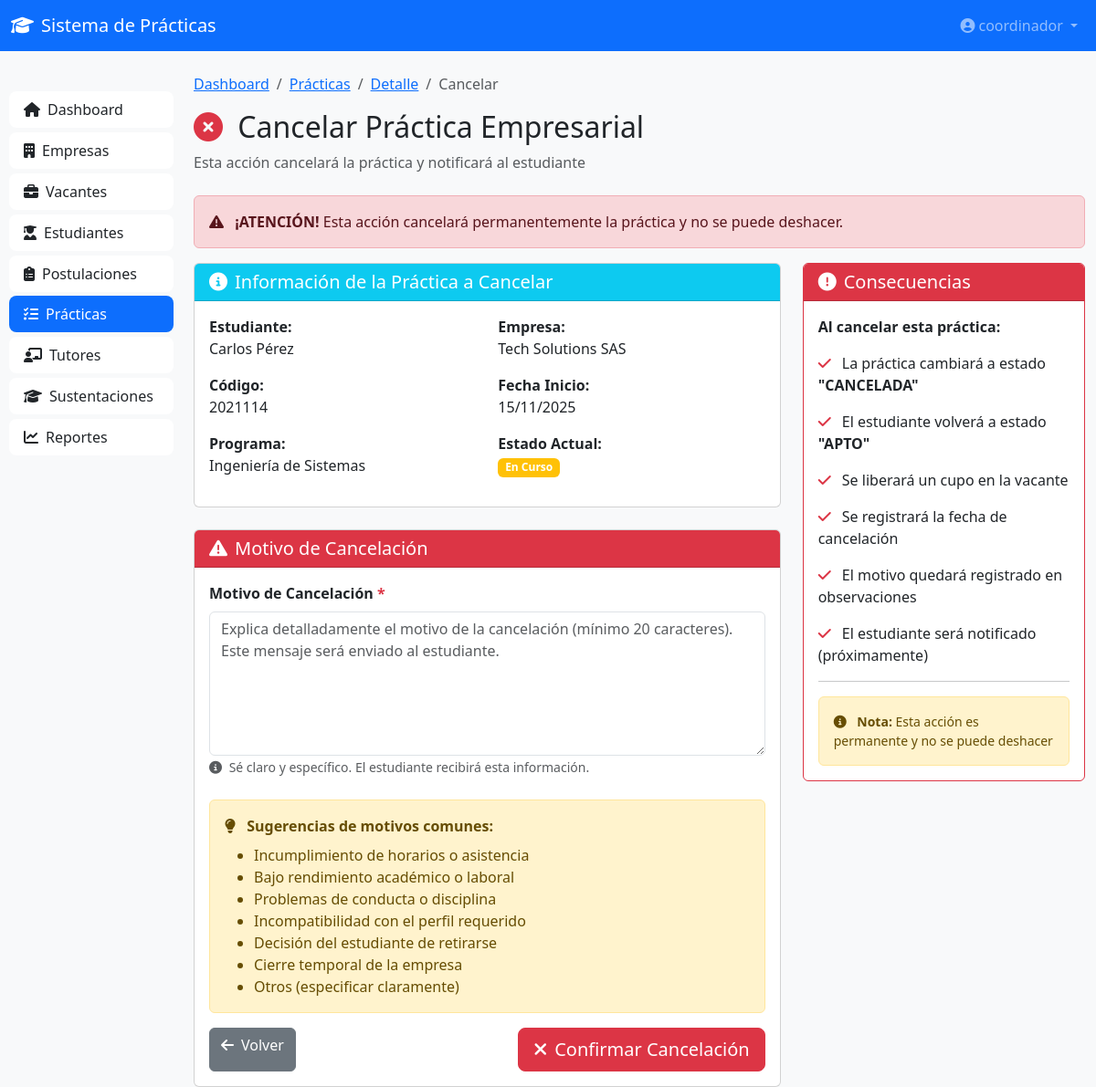
/practicas/7/cancelar/ (signed in), run on the app's committed database.
### coordinacion/models.py (models this page shows, shortened)
class PracticaEmpresarial(models.Model):
    ESTADO_CHOICES = [
        ('EN_CURSO', 'En Curso'),
        ('FINALIZADA', 'Finalizada'),
        ('CANCELADA', 'Cancelada'),
    ]
    estudiante = models.ForeignKey(Estudiante, on_delete=models.CASCADE, related_name='practicas')
    empresa = models.ForeignKey(Empresa, on_delete=models.CASCADE, related_name='practicas')
    vacante = models.ForeignKey(Vacante, on_delete=models.SET_NULL, null=True, related_name='practicas')
    tutor_empresarial = models.ForeignKey(TutorEmpresarial, on_delete=models.SET_NULL, null=True,
                                          related_name='practicas_supervisadas')
    docente_asesor = models.ForeignKey(DocenteAsesor, on_delete=models.SET_NULL, null=True,
                                       related_name='practicas_asesoradas')
    fecha_inicio = models.DateField()
    fecha_fin_estimada = models.DateField()
    fecha_fin_real = models.DateField(blank=True, null=True)
    plan_practica = models.FileField(
        upload_to='practicas/planes/',
        validators=[FileExtensionValidator(['pdf'])],
        blank=True,
        null=True
    )
    plan_aprobado = models.BooleanField(default=False)
    estado = models.CharField(max_length=20, choices=ESTADO_CHOICES, default='INICIADA')
    asignada_por = models.ForeignKey(Coordinador, on_delete=models.CASCADE, related_name='practicas_asignadas')
    fecha_creacion = models.DateTimeField(auto_now_add=True)
    observaciones = models.TextField(blank=True, null=True)
    class Meta:
        verbose_name = 'Práctica Empresarial'
        verbose_name_plural = 'Prácticas Empresariales'
        ordering = ['-fecha_creacion']

class Estudiante(models.Model):
    ESTADO_CHOICES = [
        ('APTO', 'Apto para Práctica'),
        ('EN_PRACTICA', 'En Práctica'),
        ('FINALIZADO', 'Práctica Finalizada'),
        ('NO_APTO', 'No Apto'),
    ]
    user = models.OneToOneField(User, on_delete=models.CASCADE, related_name='estudiante')
    codigo = models.CharField(max_length=20, unique=True)
    nombre_completo = models.CharField(max_length=200)
    email = models.EmailField()
    telefono = models.CharField(max_length=20)
    programa_academico = models.CharField(max_length=200)
    semestre = models.IntegerField()
    hoja_vida = models.FileField(
        upload_to='estudiantes/hojas_vida/',
        validators=[FileExtensionValidator(['pdf'])],
        blank=True,
        null=True
    )
    estado = models.CharField(max_length=20, choices=ESTADO_CHOICES, default='APTO')
    promedio_academico = models.DecimalField(max_digits=3, decimal_places=2, blank=True, null=True)
    fecha_registro = models.DateTimeField(auto_now_add=True)
    class Meta:
        verbose_name = 'Estudiante'
        verbose_name_plural = 'Estudiantes'
        ordering = ['nombre_completo']

class Empresa(models.Model):
    ESTADO_CHOICES = [
        ('PENDIENTE', 'Pendiente de Aprobación'),
        ('APROBADA', 'Aprobada'),
        ('RECHAZADA', 'Rechazada'),
        ('INACTIVA', 'Inactiva'),
    ]
    razon_social = models.CharField(max_length=300)
    nit = models.CharField(max_length=20, unique=True)
    direccion = models.CharField(max_length=300)
    telefono = models.CharField(max_length=20)
    email = models.EmailField()
    ciudad = models.CharField(max_length=100)
    representante_nombre = models.CharField(max_length=200)
    representante_cargo = models.CharField(max_length=100)
    representante_email = models.EmailField()
    representante_telefono = models.CharField(max_length=20)
    camara_comercio = models.FileField(
        upload_to='empresas/documentos/',
        validators=[FileExtensionValidator(['pdf'])],
        blank=True,
        null=True
    )
    rut = models.FileField(
        upload_to='empresas/documentos/',
        validators=[FileExtensionValidator(['pdf'])],
        blank=True,
        null=True
    )
    estado = models.CharField(max_length=20, choices=ESTADO_CHOICES, default='PENDIENTE')
    fecha_registro = models.DateTimeField(auto_now_add=True)
    fecha_aprobacion = models.DateTimeField(blank=True, null=True)
    aprobada_por = models.ForeignKey(
        Coordinador,
        on_delete=models.SET_NULL,
        null=True,
        blank=True,
        related_name='empresas_aprobadas'
    )
    observaciones = models.TextField(blank=True, null=True)
    class Meta:
        verbose_name = 'Empresa Formadora'
        verbose_name_plural = 'Empresas Formadoras'
        ordering = ['-fecha_registro']

### coordinacion/views.py (the view, shortened to what this page needs)
# urls.py: path('practicas/<int:practica_id>/cancelar/', views.practica_cancelar, name='practica_cancelar'),
@coordinator_required
def practica_cancelar(request, practica_id):
    practica = get_object_or_404(PracticaEmpresarial, id=practica_id)
    if practica.estado != 'EN_CURSO':
        messages.warning(
            request,
            f'No se puede cancelar una práctica en estado "{practica.get_estado_display()}"'
        )
        return redirect('coordinacion:practica_detalle', practica_id=practica.id)
    context = {
        'practica': practica,
    }
    return render(request, 'coordinacion/practicas/cancelar.html', context)

### coordinacion/templates/coordinacion/practicas/cancelar.html (shortened to what this page needs)
{% extends 'coordinacion/base.html' %}
{% load static %}
{% block content %}
<nav class="navbar navbar-expand-lg navbar-dark bg-primary">
    <div class="container-fluid">
        <a class="navbar-brand" href="{% url 'coordinacion:dashboard' %}">
            <i class="fas fa-graduation-cap me-2"></i>Sistema de Prácticas
        </a>
        <div class="collapse navbar-collapse">
            <ul class="navbar-nav ms-auto">
                <li class="nav-item dropdown">
                    <a class="nav-link dropdown-toggle" href="#" role="button" data-bs-toggle="dropdown">
                        <i class="fas fa-user-circle me-1"></i>{{ request.user.username }}
                    </a>
                </li>
            </ul>
        </div>
    </div>
</nav>
<div class="container-fluid mt-4">
    <div class="row">
        <div class="col-md-3 col-lg-2 sidebar">
            <div class="list-group">
                <a href="{% url 'coordinacion:dashboard' %}" class="list-group-item list-group-item-action">
                    <i class="fas fa-home me-2"></i>Dashboard
                </a>
                <a href="{% url 'coordinacion:empresas_lista' %}" class="list-group-item list-group-item-action">
                    <i class="fas fa-building me-2"></i>Empresas
                </a>
                <a href="{% url 'coordinacion:vacantes_lista' %}" class="list-group-item list-group-item-action">
                    <i class="fas fa-briefcase me-2"></i>Vacantes
                </a>
                <a href="{% url 'coordinacion:estudiantes_lista' %}" class="list-group-item list-group-item-action">
                    <i class="fas fa-user-graduate me-2"></i>Estudiantes
                </a>
                <a href="{% url 'coordinacion:postulaciones_lista' %}" class="list-group-item list-group-item-action">
                    <i class="fas fa-clipboard-list me-2"></i>Postulaciones
                </a>
                <a href="{% url 'coordinacion:practicas_lista' %}" class="list-group-item list-group-item-action active">
                    <i class="fas fa-tasks me-2"></i>Prácticas
                </a>
                <a href="{% url 'coordinacion:tutores_lista' %}" class="list-group-item list-group-item-action">
                    <i class="fas fa-chalkboard-teacher me-2"></i>Tutores
                </a>
                <a href="{% url 'coordinacion:sustentaciones_lista' %}" class="list-group-item list-group-item-action">
                    <i class="fas fa-graduation-cap me-2"></i>Sustentaciones
                </a>
                <a href="{% url 'coordinacion:reportes_dashboard' %}" class="list-group-item list-group-item-action">
                    <i class="fas fa-chart-line me-2"></i>Reportes
                </a>
            </div>
        </div>
        <div class="col-md-9 col-lg-10">
            <nav aria-label="breadcrumb">
                <ol class="breadcrumb">
                    <li class="breadcrumb-item"><a href="{% url 'coordinacion:dashboard' %}">Dashboard</a></li>
                    <li class="breadcrumb-item"><a href="{% url 'coordinacion:practicas_lista' %}">Prácticas</a></li>
                    <li class="breadcrumb-item"><a href="{% url 'coordinacion:practica_detalle' practica.id %}">Detalle</a></li>
                    <li class="breadcrumb-item active">Cancelar</li>
                </ol>
            </nav>
            <div class="mb-4">
                <h2>
                    <i class="fas fa-times-circle me-2 text-danger"></i>
                    Cancelar Práctica Empresarial
                </h2>
                <p class="text-muted">Esta acción cancelará la práctica y notificará al estudiante</p>
            </div>
            <div class="alert alert-danger">
                <i class="fas fa-exclamation-triangle me-2"></i>
                <strong>¡ATENCIÓN!</strong> Esta acción cancelará permanentemente la práctica y no se puede deshacer.
            </div>
            <div class="row g-4">
                <div class="col-lg-8">
                    <div class="card mb-4">
                        <div class="card-header bg-info text-white">
                            <h5 class="mb-0">
                                <i class="fas fa-info-circle me-2"></i>Información de la Práctica a Cancelar
                            </h5>
                        </div>
                        <div class="card-body">
                            <div class="row">
                                <div class="col-md-6">
                                    <p><strong>Estudiante:</strong><br>{{ practica.estudiante.nombre_completo }}</p>
                                    <p><strong>Código:</strong><br>{{ practica.estudiante.codigo }}</p>
                                    <p><strong>Programa:</strong><br>{{ practica.estudiante.programa_academico }}</p>
                                </div>
                                <div class="col-md-6">
                                    <p><strong>Empresa:</strong><br>{{ practica.empresa.razon_social }}</p>
                                    <p><strong>Fecha Inicio:</strong><br>{{ practica.fecha_inicio|date:"d/m/Y" }}</p>
                                    <p><strong>Estado Actual:</strong><br>
                                        <span class="badge bg-warning">{{ practica.get_estado_display }}</span>
                                    </p>
                                </div>
                            </div>
                        </div>
                    </div>
                    <div class="card">
                        <div class="card-header bg-danger text-white">
                            <h5 class="mb-0">
                                <i class="fas fa-exclamation-triangle me-2"></i>Motivo de Cancelación
                            </h5>
                        </div>
                        <div class="card-body">
                            <form method="POST" id="cancelarForm">
                                <div class="mb-4">
                                    <label for="motivo_cancelacion" class="form-label fw-bold">
                                        Motivo de Cancelación <span class="text-danger">*</span>
                                    </label>
                                    <textarea
                                        class="form-control"
                                        id="motivo_cancelacion"
                                        name="motivo_cancelacion"
                                        rows="6"
                                        placeholder="Explica detalladamente el motivo de la cancelación (mínimo 20 caracteres). Este mensaje será enviado al estudiante."
                                        required
                                    ></textarea>
                                    <small class="text-muted">
                                        <i class="fas fa-info-circle me-1"></i>
                                        Sé claro y específico. El estudiante recibirá esta información.
                                    </small>
                                </div>
                                <div class="alert alert-warning">
                                    <i class="fas fa-lightbulb me-2"></i>
                                    <strong>Sugerencias de motivos comunes:</strong>
                                    <ul class="mb-0 mt-2">
                                        <li>Incumplimiento de horarios o asistencia</li>
                                        <li>Bajo rendimiento académico o laboral</li>
                                        <li>Problemas de conducta o disciplina</li>
                                        <li>Incompatibilidad con el perfil requerido</li>
                                        <li>Decisión del estudiante de retirarse</li>
                                        <li>Cierre temporal de la empresa</li>
                                        <li>Otros (especificar claramente)</li>
                                    </ul>
                                </div>
                                <div class="d-flex justify-content-between">
                                    <a href="{% url 'coordinacion:practica_detalle' practica.id %}" class="btn btn-secondary">
                                        <i class="fas fa-arrow-left me-2"></i>Volver
                                    </a>
                                    <button type="submit" class="btn btn-danger btn-lg">
                                        <i class="fas fa-times me-2"></i>Confirmar Cancelación
                                    </button>
                                </div>
                            </form>
                        </div>
                    </div>
                </div>
                <div class="col-lg-4">
                    <div class="card border-danger sticky-top" style="top: 20px;">
                        <div class="card-header bg-danger text-white">
                            <h5 class="mb-0">
                                <i class="fas fa-exclamation-circle me-2"></i>Consecuencias
                            </h5>
                        </div>
                        <div class="card-body">
                            <p class="fw-bold mb-3">Al cancelar esta práctica:</p>
                            <ul class="list-unstyled">
                                <li class="mb-3">
                                    <i class="fas fa-check text-danger me-2"></i>
                                    La práctica cambiará a estado <strong>"CANCELADA"</strong>
                                </li>
                                <li class="mb-3">
                                    <i class="fas fa-check text-danger me-2"></i>
                                    El estudiante volverá a estado <strong>"APTO"</strong>
                                </li>
                                <li class="mb-3">
                                    <i class="fas fa-check text-danger me-2"></i>
                                    Se liberará un cupo en la vacante
                                </li>
                                <li class="mb-3">
                                    <i class="fas fa-check text-danger me-2"></i>
                                    Se registrará la fecha de cancelación
                                </li>
                                <li class="mb-3">
                                    <i class="fas fa-check text-danger me-2"></i>
                                    El motivo quedará registrado en observaciones
                                </li>
                                <li class="mb-3">
                                    <i class="fas fa-check text-danger me-2"></i>
                                    El estudiante será notificado (próximamente)
                                </li>
                            </ul>
                            <hr>
                            <div class="alert alert-warning small mb-0">
                                <i class="fas fa-info-circle me-2"></i>
                                <strong>Nota:</strong> Esta acción es permanente y no se puede deshacer
                            </div>
                        </div>
                    </div>
                </div>
            </div>
        </div>
    </div>
</div>
{% endblock %}

### data on the page
PracticaEmpresarial: estudiante.nombre_completo "Carlos Pérez", estudiante.codigo "2021114", estudiante.programa_academico "Ingeniería de Sistemas", empresa.razon_social "Tech Solutions SAS", fecha_inicio "15/11/2025", estado "En Curso"

### other printed values
{{ request.user.username }} "coordinador"
